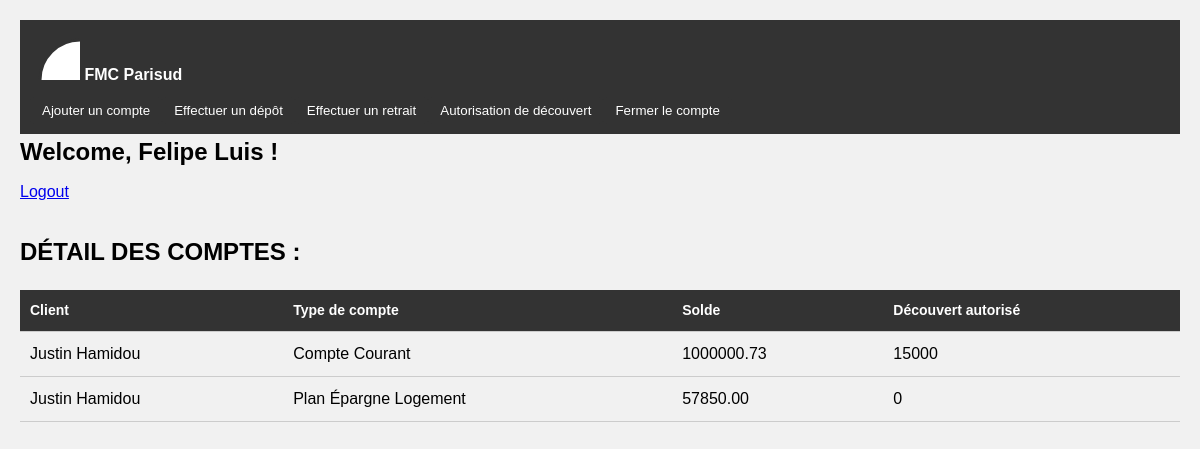
The page /accounts.php?customer_id=3 (signed in) on the database its author committed.
### tables this page shows
CREATE TABLE `advisors` (
  `id` int NOT NULL,
  `email` varchar(255) NOT NULL,
  `password` varchar(255) NOT NULL,
  `lastname` varchar(255) NOT NULL,
  `firstname` varchar(255) NOT NULL,
  `gpdr` tinyint(1) NOT NULL,
  `created_at` datetime NOT NULL DEFAULT CURRENT_TIMESTAMP
);

CREATE TABLE `accounts` (
  `id` int NOT NULL,
  `type` enum('Livret A','Compte Courant','Plan Épargne Logement','') NOT NULL,
  `balance` decimal(10,2) NOT NULL,
  `overdraft` int NOT NULL,
  `costumers_id` int NOT NULL
);

CREATE TABLE `customers` (
  `id` int NOT NULL,
  `email` varchar(255) NOT NULL,
  `lastname` varchar(255) NOT NULL,
  `firstname` varchar(255) NOT NULL,
  `birth_date` date NOT NULL,
  `address` varchar(255) NOT NULL,
  `address_comp` varchar(255) NOT NULL,
  `zip` varchar(255) NOT NULL,
  `city` varchar(255) NOT NULL,
  `phone` varchar(255) NOT NULL,
  `gpdr` tinyint(1) NOT NULL,
  `created_at` datetime NOT NULL DEFAULT CURRENT_TIMESTAMP,
  `advisors_id` int NOT NULL
);

### accounts.php (the view, shortened to what this page needs)
<?php
require 'includes/connection.php';
$email = $_SESSION['email'];
$sql = 'SELECT lastname, firstname FROM advisors WHERE email = :email';
$query = $db->prepare($sql);
$query->bindValue(':email', $email, PDO::PARAM_STR);
$query->execute();
$advisor = $query->fetch(PDO::FETCH_ASSOC);
if (isset($_SESSION['email'])) {
    if (isset($_GET['customer_id'])) {
        $customer_id = $_GET['customer_id'];
        $sql = "SELECT * FROM customers WHERE id = :customer_id";
        $query = $db->prepare($sql);
        $query->bindValue(':customer_id', $customer_id, PDO::PARAM_INT);
        $query->execute();
        $selected_customer = $query->fetch(PDO::FETCH_ASSOC);
        $sql = "SELECT * FROM accounts WHERE costumers_id = :customer_id";
        $query = $db->prepare($sql);
        $query->bindValue(':customer_id', $customer_id, PDO::PARAM_INT);
        $query->execute();
        $accounts = $query->fetchAll(PDO::FETCH_ASSOC);
    }
}
?>
<!DOCTYPE html>
<html lang="fr">
<head>
    <link rel="stylesheet" href="./css/styles.min.css">
</head>
<body>
    <nav>
        <div>
            <a href=""><svg height="50" width="50">
                    <circle cx="50" cy="50" r="40" stroke="#333" stroke-width="3" fill="#fff" />
                </svg> FMC Parisud</a>
        </div>
        <ul id="advisor-actions" style="list-style-type: none; display:flex;">
            <li><button>Ajouter un compte</button></li>
            <li><button>Effectuer un dépôt</button></li>
            <li><button>Effectuer un retrait</button></li>
            <li><button>Autorisation de découvert</button></li>
            <li><button>Fermer le compte</button></li>
        </ul>
    </nav>
    <div>
        <div>
            <h3>Welcome, <?php echo $advisor['lastname'] . ' ' . $advisor['firstname']; ?> !</h3>
            <a href="logout.php">Logout</a>
        </div>
    </div>
    <h2>DÉTAIL DES COMPTES :</h2>
    <table>
        <thead>
            <tr>
                <th>Client</th>
                <th>Type de compte</th>
                <th>Solde</th>
                <th>Découvert autorisé</th>
            </tr>
        </thead>
        <tbody>
            <?php if (isset($selected_customer)) : ?>
                <?php $customer = $selected_customer; ?>
                <?php foreach ($accounts as $account) : ?>
                    <tr>
                        <td><?php echo $customer['lastname'] . ' ' . $customer['firstname']; ?></td>
                        <td><?php echo $account['type']; ?></td>
                        <td><?php echo $account['balance']; ?></td>
                        <td><?php echo $account['overdraft']; ?></td>
                    </tr>
                <?php endforeach; ?>
            <?php endif; ?>
        </tbody>
    </table>
</body>
</html>

### rows shown on the page
advisors: lastname "Felipe", firstname "Luis"
accounts: costumers.lastname "Justin", costumers.firstname "Hamidou", type "Compte Courant", balance "1000000.73", overdraft "15000"
accounts: costumers.lastname "Justin", costumers.firstname "Hamidou", type "Plan Épargne Logement", balance "57850.00", overdraft "0"
